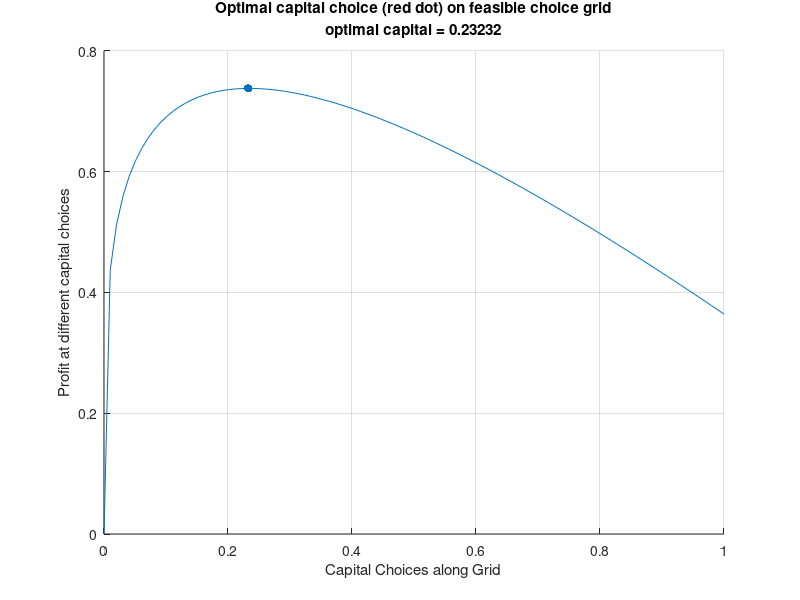

Write MATLAB code to recreate this figure. (Note: this script raises an error after producing the figure.)
%% Optimal Borrowing Choice Firm Maximization
% *Back to *<http://fanwangecon.github.io *Fan*>*'s *<https://fanwangecon.github.io/Math4Econ/ 
% *Intro Math for Economist Table of Content*>
%% Model Components and Maximization Problem
% Assume that the firm has fixed free labor, but can choose capital input. At 
% the start of a period, a firm rents capital inputs and combines capital with 
% labor to produce. At the end of the period, the firm sells its output and pays 
% interest rates based on how much capital it rented (no wage costs). Profit is 
% denoted by ?, period interest rate is $r$, the price of output is $p$, the firm 
% makes $y$ units of output, and the production function is Cobb-Douglas: $A\cdot 
% K^{\alpha}\cdot L^{0.5}$
%% 
% * *Profit: *$\Pi =  p\cdot A\cdot K^{\alpha}\cdot L^{0.5}-r\cdot K$
%% 
% *Profit Maximization:*
%% 
% * $\max_{K} \left( p\cdot A\cdot K^{\alpha}\cdot L^{0.5}-r\cdot K \right)$
%% 
% The $r$ here is just the interest on loans, in another word, if the borrowing 
% rate is 2 percent, $r=0.02$. Alternatively, one could replace the $r$ in the 
% equation above by $1+r$. The implication of just having $r$ is that the $K$ 
% that was borrowed could be resold and so the firm does not need to generate 
% revenue to pay for the principle borrowed, only the interest rate. If however, 
% during the process of production, ther capital depreciates, then the firm would 
% have to pay back more than $r$. In the extreme case where the capital fully 
% gets used up and can not be resold for any value, then the cost term in the 
% equation above becomes: $(1+r)\cdot K$.
%% Finding Optimal Choices--Brute Force Grid
% We can visualize the solution here like we do for the household savings problem

clear all;
alpha=0.25;
A=1;
r=1.05;
p=1;
L=2;
choice_grid_count=100;
capital_grid=linspace(0, 1,choice_grid_count);
profit_at_capitalgrid=p*A*(capital_grid.^alpha)*(L^0.5)-(r*capital_grid);
[max_profit, max_profit_index]=max(profit_at_capitalgrid);
max_profit
max_profit_index
optimal_capital_choice = capital_grid(max_profit_index);
figure();
hold on;
plot(capital_grid, profit_at_capitalgrid);
scatter(optimal_capital_choice, max_profit, 'filled');
xlabel('Capital Choices along Grid');
ylabel('Profit at different capital choices');
title({'Optimal capital choice (red dot) on feasible choice grid';...
 ['optimal capital = ', num2str(optimal_capital_choice)]});
grid on;
%% Analytical Solution
% You can use the symbolic toolbox to take derivative and find root:

syms r p alpha L K A
f_pi = p*A*K^(alpha)*L^0.5 - r*K
dPI_dK = diff(f_pi, K)
K_opti = solve(dPI_dK == 0, K, 'REAL',true)
%% Demand Curve For Capital
% With the optimal capital choice as a function of interest rate, we can plot 
% out the demand for capital.

p=1.15; %From the question.
L=2; %From the question.
A=3; %You can pick a random number.
alpha=0.45; %You can pick a random number.
grid_points = 21;
% Vector of interest rates
r = linspace(1.0,1.2,grid_points);
% Demand Curve
K= (r/(p*A*alpha*(L^0.5))).^(1/(alpha-1));
% Plot
figure();
plot(K,r);
xlabel('Capital (Borrowed from Banks)');
ylabel('Interest Rate');
title({'Inverse Demand For Capital'});
grid on;
%% Demand and Supply Intersection
% Combining the Firm's problem here, and the household's problem from the other 
% file, we have the equilibrium result. 
% 
% Note that you should adjust your interest rate range so that you can see the 
% intersection. For the problem here, there exists an interest rate that clears 
% the market for capital.

z=10;% from household problem
beta=0.80; % from household problem
p=1.15; %From the question.
L=2; %From the question.
A=3; %You can pick a random number.
alpha=0.45; %You can pick a random number.
grid_points = 21;
% Vector of interest rates
r = linspace(1.0,1.2,grid_points);
% Demand Curve
Demand = (r/(p*A*alpha*(L^0.5))).^(1/(alpha-1));
Supply = (z*beta*(1+r)-(z/2))./((1+r)*(1+beta));
% Plot
figure();
hold on;
plot(Demand,r);
plot(Supply,r);
xlabel('Capital Demand and Supply');
ylabel('Interest Rate');
title({'Inverse Demand and Supply For Capital'});
legend({'Demand', 'Supply'});
grid on;